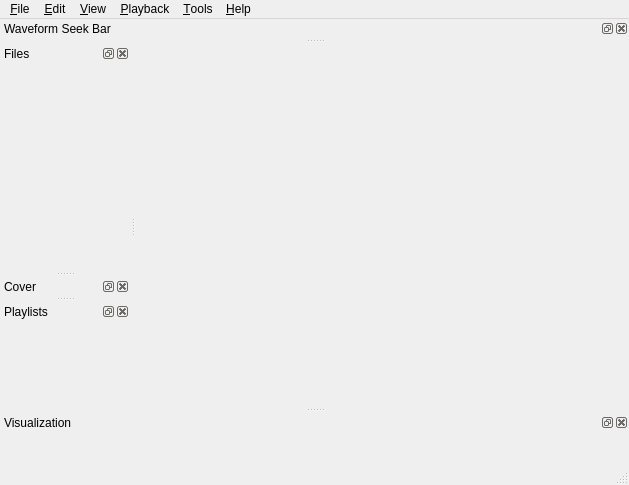
<?xml version="1.0" encoding="UTF-8"?>
<ui version="4.0">
 <class>MainWindow</class>
 <widget class="QMainWindow" name="MainWindow">
  <property name="geometry">
   <rect>
    <x>0</x>
    <y>0</y>
    <width>629</width>
    <height>485</height>
   </rect>
  </property>
  <property name="windowTitle">
   <string>Qmmp</string>
  </property>
  <property name="dockNestingEnabled">
   <bool>true</bool>
  </property>
  <property name="dockOptions">
   <set>QMainWindow::AllowNestedDocks|QMainWindow::AllowTabbedDocks|QMainWindow::AnimatedDocks|QMainWindow::VerticalTabs</set>
  </property>
  <widget class="QWidget" name="centralwidget"/>
  <widget class="QStatusBar" name="statusbar"/>
  <widget class="QMenuBar" name="menuBar">
   <property name="geometry">
    <rect>
     <x>0</x>
     <y>0</y>
     <width>629</width>
     <height>29</height>
    </rect>
   </property>
   <widget class="QMenu" name="menuFile">
    <property name="title">
     <string>&amp;File</string>
    </property>
   </widget>
   <widget class="QMenu" name="menuTools">
    <property name="title">
     <string>&amp;Tools</string>
    </property>
   </widget>
   <widget class="QMenu" name="menuHelp">
    <property name="title">
     <string>&amp;Help</string>
    </property>
   </widget>
   <widget class="QMenu" name="menuEdit">
    <property name="title">
     <string>&amp;Edit</string>
    </property>
   </widget>
   <widget class="QMenu" name="menuPlayback">
    <property name="title">
     <string>&amp;Playback</string>
    </property>
   </widget>
   <widget class="QMenu" name="menuView">
    <property name="title">
     <string>&amp;View</string>
    </property>
   </widget>
   <addaction name="menuFile"/>
   <addaction name="menuEdit"/>
   <addaction name="menuView"/>
   <addaction name="menuPlayback"/>
   <addaction name="menuTools"/>
   <addaction name="menuHelp"/>
  </widget>
  <widget class="QDockWidget" name="analyzerDockWidget">
   <property name="sizePolicy">
    <sizepolicy hsizetype="Expanding" vsizetype="Fixed">
     <horstretch>0</horstretch>
     <verstretch>0</verstretch>
    </sizepolicy>
   </property>
   <property name="minimumSize">
    <size>
     <width>79</width>
     <height>50</height>
    </size>
   </property>
   <property name="windowTitle">
    <string>Visualization</string>
   </property>
   <attribute name="dockWidgetArea">
    <number>8</number>
   </attribute>
   <widget class="QWidget" name="dockWidgetContents"/>
  </widget>
  <widget class="QDockWidget" name="fileSystemDockWidget">
   <property name="minimumSize">
    <size>
     <width>130</width>
     <height>41</height>
    </size>
   </property>
   <property name="windowTitle">
    <string>Files</string>
   </property>
   <attribute name="dockWidgetArea">
    <number>1</number>
   </attribute>
   <widget class="QWidget" name="dockWidgetContents_2"/>
  </widget>
  <widget class="QDockWidget" name="coverDockWidget">
   <property name="sizePolicy">
    <sizepolicy hsizetype="Fixed" vsizetype="Fixed">
     <horstretch>0</horstretch>
     <verstretch>0</verstretch>
    </sizepolicy>
   </property>
   <property name="windowTitle">
    <string>Cover</string>
   </property>
   <attribute name="dockWidgetArea">
    <number>1</number>
   </attribute>
   <widget class="QWidget" name="dockWidgetContents_3"/>
  </widget>
  <widget class="QDockWidget" name="playlistsDockWidget">
   <property name="windowTitle">
    <string>Playlists</string>
   </property>
   <attribute name="dockWidgetArea">
    <number>1</number>
   </attribute>
   <widget class="QWidget" name="dockWidgetContents_4"/>
  </widget>
  <widget class="QDockWidget" name="waveformSeekBarDockWidget">
   <property name="floating">
    <bool>false</bool>
   </property>
   <property name="windowTitle">
    <string>Waveform Seek Bar</string>
   </property>
   <attribute name="dockWidgetArea">
    <number>4</number>
   </attribute>
   <widget class="QWidget" name="dockWidgetContents_5"/>
  </widget>
  <action name="actionPrevious">
   <property name="icon">
    <iconset>
     <normalon>:/images/previous.png</normalon>
    </iconset>
   </property>
   <property name="text">
    <string>Previous</string>
   </property>
  </action>
  <action name="actionPlay">
   <property name="icon">
    <iconset>
     <normalon>:/images/play.png</normalon>
    </iconset>
   </property>
   <property name="text">
    <string>Play</string>
   </property>
  </action>
  <action name="actionPause">
   <property name="icon">
    <iconset>
     <normalon>:/images/pause.png</normalon>
    </iconset>
   </property>
   <property name="text">
    <string>Pause</string>
   </property>
  </action>
  <action name="actionNext">
   <property name="icon">
    <iconset>
     <normalon>:/images/next.png</normalon>
    </iconset>
   </property>
   <property name="text">
    <string>Next</string>
   </property>
  </action>
  <action name="actionStop">
   <property name="icon">
    <iconset>
     <normalon>:/images/stop.png</normalon>
    </iconset>
   </property>
   <property name="text">
    <string>Stop</string>
   </property>
  </action>
  <action name="actionAddFile">
   <property name="text">
    <string>&amp;Add File</string>
   </property>
  </action>
  <action name="actionClearPlayList">
   <property name="text">
    <string>&amp;Remove All</string>
   </property>
  </action>
  <action name="actionNewPlayList">
   <property name="text">
    <string>New Playlist</string>
   </property>
  </action>
  <action name="actionClosePlayList">
   <property name="text">
    <string>Remove Playlist</string>
   </property>
  </action>
  <action name="actionAddDirectory">
   <property name="text">
    <string>&amp;Add Directory</string>
   </property>
  </action>
  <action name="actionExit">
   <property name="text">
    <string>&amp;Exit</string>
   </property>
  </action>
  <action name="actionAbout">
   <property name="text">
    <string>About</string>
   </property>
  </action>
  <action name="actionAboutQt">
   <property name="text">
    <string>About Qt</string>
   </property>
  </action>
  <action name="actionSelectAll">
   <property name="text">
    <string>&amp;Select All</string>
   </property>
  </action>
  <action name="actionRemoveSelected">
   <property name="text">
    <string>&amp;Remove Selected</string>
   </property>
  </action>
  <action name="actionRemoveUnselected">
   <property name="text">
    <string>&amp;Remove Unselected</string>
   </property>
  </action>
  <action name="actionVisualization">
   <property name="text">
    <string>Visualization</string>
   </property>
  </action>
  <action name="actionSettings">
   <property name="text">
    <string>Settings</string>
   </property>
  </action>
  <action name="actionRenamePlayList">
   <property name="text">
    <string>Rename Playlist</string>
   </property>
  </action>
 </widget>
 <resources/>
 <connections/>
</ui>
